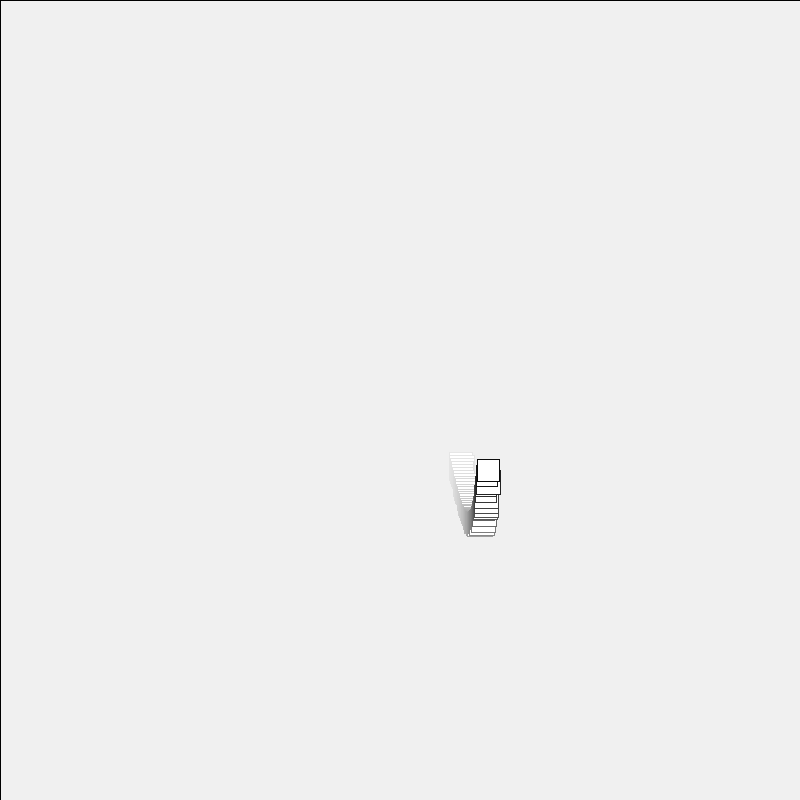
Frame 1 (no input)
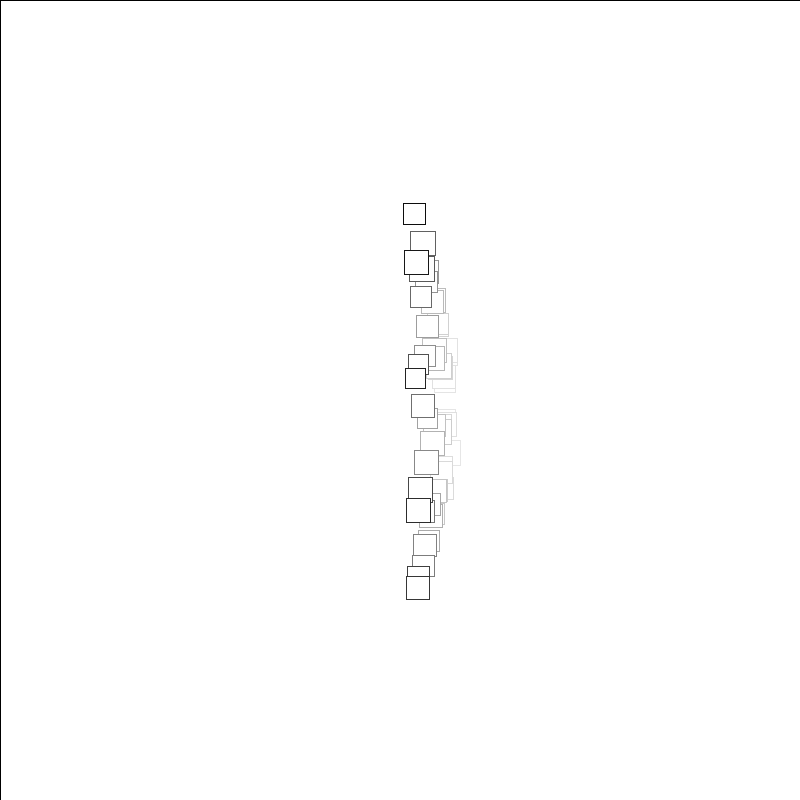
Frame 60 (the mouse pressed at the canvas centre just before this capture)
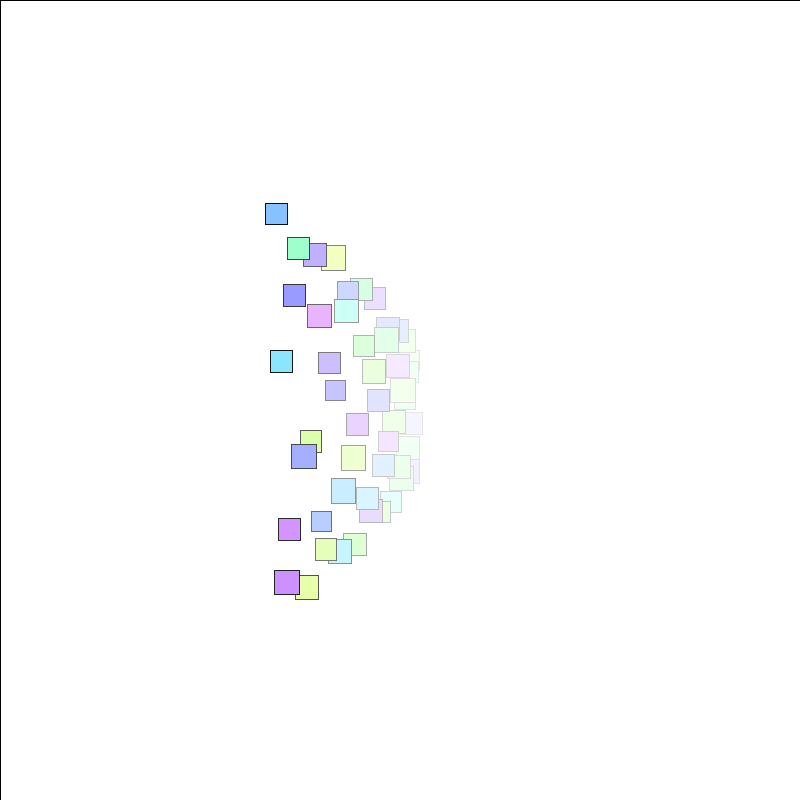
Frame 120 (the mouse held since frame 60 and released just before this capture)

The Processing sketch that drew these frames (run headless with seeded random() and noise(); from frame 60 on, the mouse is pressed at the canvas centre):

// Processing sketch: processing_36897
// ── processing_36897.pde

float xPos, yPos;

void setup () {
  size (800, 800);
  xPos=width/2;
  yPos=0;
  smooth();
}

void draw () {
  background (100);
  for (int i=1; i<50; i++) {
    float centerX=400;
    float amplitudeX=90+i*mouseX/100;
    float amplitudeY=50.0+i*3;
    float periodX=0.003;
    float periodY=periodX*i/40.0;
    float rx=random (20, 25);

    xPos=centerX +amplitudeX*sin(millis()*periodX);
    yPos=centerX +amplitudeY*cos(millis()*periodY);
    
    colorMode (HSB, 100);
    fill (random (20, 80),mouseY/8, 100);
    //    fill ((mouseY/100)*255, (mouseY/100)*random(100, 150), random (80, 120));
    rect (xPos, yPos, rx, rx);
    fill (100,5);
    rect (0, 0, 800, 800);
  }
}      
                
